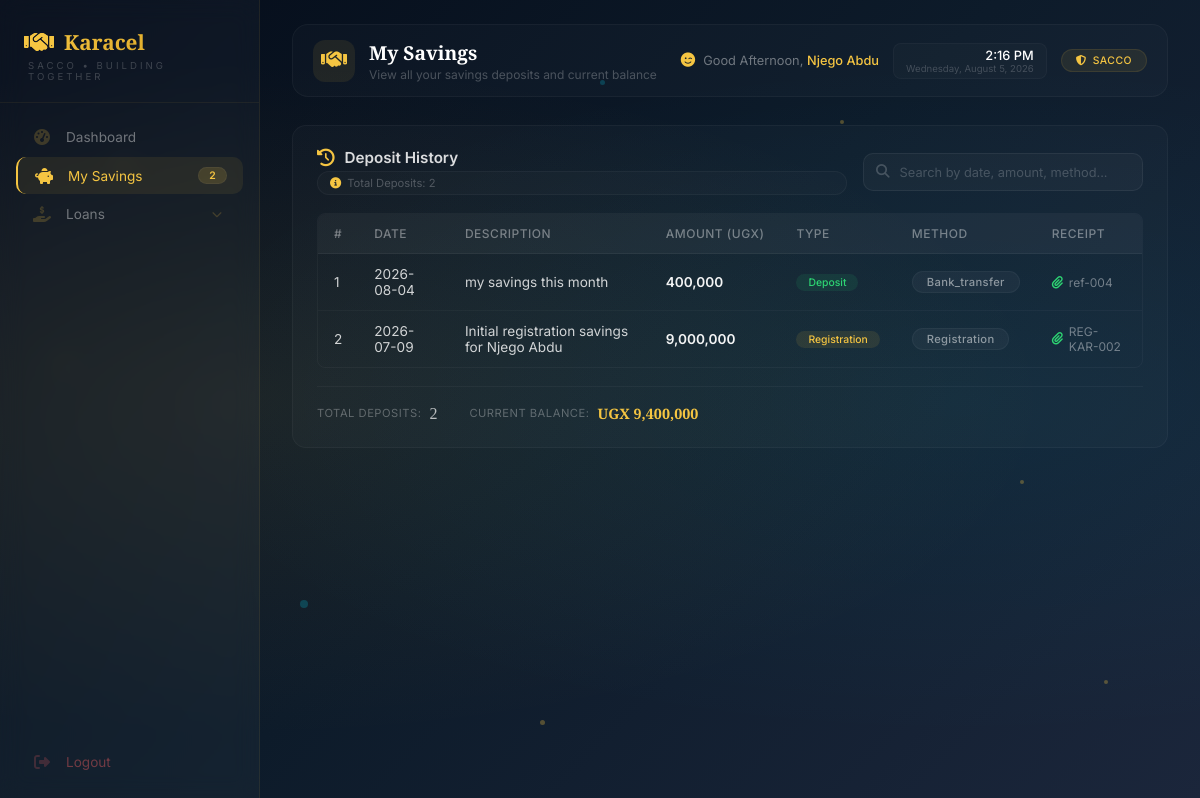
The app's page /member/savings (signed in) with its own data.
### tables this page shows
CREATE TABLE users (
        id INTEGER PRIMARY KEY AUTOINCREMENT,
        full_name TEXT NOT NULL,
        gender TEXT,
        dob TEXT,
        sacco_number TEXT UNIQUE NOT NULL,
        email TEXT,
        phone TEXT,
        address TEXT,
        password TEXT NOT NULL,
        role TEXT DEFAULT 'member',
        status TEXT DEFAULT 'active',
        savings_balance REAL DEFAULT 0,
        next_of_kin_name TEXT,
        relationship TEXT,
        next_of_kin_phone TEXT,
        registration_date TIMESTAMP DEFAULT CURRENT_TIMESTAMP
    );

CREATE TABLE savings_deposits (
            id INTEGER PRIMARY KEY AUTOINCREMENT,
            user_id INTEGER NOT NULL,
            amount REAL NOT NULL,
            deposit_date TEXT NOT NULL,
            payment_method TEXT,
            receipt_number TEXT,
            notes TEXT,
            created_at TIMESTAMP DEFAULT CURRENT_TIMESTAMP,
            FOREIGN KEY (user_id) REFERENCES users(id)
        );

### app.py (the view)
@app.route("/member/savings")
def member_savings():
    if "user_id" not in session:
        return redirect("/login")
    user_id = session["user_id"]
    db = get_db()
    try:
        member = db.execute("SELECT * FROM users WHERE id = ?", (user_id,)).fetchone()
        if not member:
            db.close()
            flash('Member not found', 'danger')
            return redirect(url_for('member_dashboard'))
        savings_deposits = db.execute("""
            SELECT * FROM savings_deposits
            WHERE user_id = ?
            ORDER BY deposit_date DESC, created_at DESC
        """, (user_id,)).fetchall()
        savings_balance = float(member['savings_balance'] or 0)
        total_savings = savings_balance
        db.close()
        return render_template(
            "member/member-savings.html",
            savings_deposits=savings_deposits,
            savings_balance=savings_balance,
            total_savings=total_savings,
            member=member
        )
    except Exception as e:
        db.close()
        flash(f'Error loading savings: {str(e)}', 'danger')
        return redirect(url_for('member_dashboard'))

### app.py (called while the page is built)
def get_db():
    conn = sqlite3.connect("sacco.db")
    conn.row_factory = sqlite3.Row
    return conn

### templates/member/member-savings.html (shortened to what this page needs)
{% extends "member/member-base.html" %}
{% block page_title %}My Savings{% endblock %}
{% block page_subtitle %}View all your savings deposits and current balance{% endblock %}
{% block content %}
{% set savings_deposits = savings_deposits|default([]) %}
{% set savings_balance = savings_balance|default(0) %}
{% set total_savings = total_savings|default(0) %}
    <div class="deposits-table">
        <div class="table-header">
            <div class="table-title-section">
                <div class="table-title">
                    <i class="fas fa-history"></i> Deposit History
                </div>
                <div class="table-subtitle">
                    <span class="info-badge">
                        <i class="fas fa-info-circle"></i>
                        Total Deposits: {{ savings_deposits|length if savings_deposits else 0 }}
                    </span>
                </div>
            </div>
            <div class="search-wrapper">
                <div class="search-box">
                    <i class="fas fa-search search-icon"></i>
                    <input type="text" id="searchInput" placeholder="Search by date, amount, method..." onkeyup="searchTable()">
                </div>
            </div>
        </div>
        <div class="table-wrapper">
            <table class="styled-table" id="savingsTable">
                <thead>
                    <tr>
                        <th>#</th>
                        <th>Date</th>
                        <th>Description</th>
                        <th>Amount (UGX)</th>
                        <th>Type</th>
                        <th>Method</th>
                        <th>Receipt</th>
                    </tr>
                </thead>
                <tbody id="tableBody">
                    {% if savings_deposits and savings_deposits|length > 0 %}
                        {% for deposit in savings_deposits %}
                            <tr>
                                <td>{{ loop.index }}</td>
                                <td>{{ deposit.deposit_date }}</td>
                                <td>{{ deposit.notes or 'Savings Deposit' }}</td>
                                <td><strong>{{ "{:,.0f}".format(deposit.amount) }}</strong></td>
                                <td>
                                    {% if deposit.payment_method == 'registration' %}
                                        <span class="type-badge initial-badge">Registration</span>
                                    {% else %}
                                        <span class="type-badge deposit-badge">Deposit</span>
                                    {% endif %}
                                </td>
                                <td>
                                    <span class="badge">{{ deposit.payment_method|capitalize if deposit.payment_method else 'Cash' }}</span>
                                </td>
                                <td>
                                    {% if deposit.receipt_number %}
                                        <span class="receipt-link" title="Receipt uploaded">
                                            <i class="fas fa-paperclip" style="color: #2ed573;"></i>
                                            {{ deposit.receipt_number }}
                                        </span>
                                    {% else %}
                                        <span style="color: rgba(255,255,255,0.2);">—</span>
                                    {% endif %}
                                </td>
                            </tr>
                        {% endfor %}
                    {% endif %}
                </tbody>
            </table>
        </div>
        <div class="table-footer">
            <div class="footer-stats">
                <div class="footer-stat">
                    <span class="stat-label">Total Deposits:</span>
                    <span class="stat-value">{{ savings_deposits|length if savings_deposits else 0 }}</span>
                </div>
                <div class="footer-stat">
                    <span class="stat-label">Current Balance:</span>
                    <span class="stat-value highlight">UGX {{ "{:,.0f}".format(savings_balance) if savings_balance else '0' }}</span>
                </div>
            </div>
        </div>
    </div>
</div>
{% endblock %}

### templates/member/member-base.html (shortened to what this page needs)
<!DOCTYPE html>
<html lang="en">
<head>
    <link rel="stylesheet" href="https://cdnjs.cloudflare.com/ajax/libs/font-awesome/6.4.0/css/all.min.css">
    <link rel="stylesheet" href="{{ url_for('static', filename='member_dashboard.css') }}">
</head>
<body>
<div class="particles">
    <div class="particle"></div>
    <div class="particle"></div>
    <div class="particle"></div>
    <div class="particle"></div>
    <div class="particle"></div>
    <div class="particle"></div>
    <div class="particle"></div>
    <div class="particle"></div>
</div>
<div class="dashboard-wrapper">
    <aside class="sidebar">
        <div class="sidebar-logo">
            <h2><i class="fas fa-handshake"></i> <span>Karacel</span></h2>
            <p>SACCO • Building Together</p>
        </div>
        <div class="sidebar-nav">
            <a href="{{ url_for('member_dashboard') }}" class="nav-item {% if active_page == 'dashboard' %}active{% endif %}">
                <i class="fas fa-tachometer-alt"></i>
                <span>Dashboard</span>
            </a>
            <a href="{{ url_for('member_savings') }}" class="nav-item {% if active_page == 'savings' %}active{% endif %}">
                <i class="fas fa-piggy-bank"></i>
                <span>My Savings</span>
                <span class="badge">{{ savings_deposits|length if savings_deposits else 0 }}</span>
            </a>
            <div class="nav-dropdown">
                <a href="#" class="nav-item nav-dropdown-toggle" onclick="toggleDropdown(event)">
                    <i class="fas fa-hand-holding-usd"></i>
                    <span>Loans</span>
                    <i class="fas fa-chevron-down"></i>
                </a>
            </div>
            <a href="{{ url_for('logout') }}" class="nav-item logout">
                <i class="fas fa-sign-out-alt"></i>
                <span>Logout</span>
            </a>
        </div>
    </aside>
    <div class="dashboard-container">
        <div class="modern-app-bar">
            <div class="app-bar-left">
                <div class="app-bar-icon">
                    <i class="fas fa-handshake"></i>
                </div>
                <div class="app-bar-title">
                    <h2 id="pageTitle">{% block page_title %}Dashboard{% endblock %}</h2>
                    <p id="pageSubtitle">{% block page_subtitle %}Your SACCO overview{% endblock %}</p>
                </div>
            </div>
            <div class="app-bar-right">
                <div class="greeting-widget">
                    <i class="fas fa-smile-wink"></i>
                    <span class="greeting-text">
                        Good <span id="greetingTime">Evening</span>,
                        <span id="greetingName" class="greeting-name">{{ member.full_name | safe if member else 'Member' }}</span>
                    </span>
                </div>
                <div class="date-widget">
                    <div class="time" id="currentTime">--:-- --</div>
                    <div class="date" id="currentDate">Loading...</div>
                </div>
                <div class="sacco-badge">
                    <i class="fas fa-shield-alt"></i> SACCO
                </div>
            </div>
        </div>
        {% block content %}
        {% endblock %}
    </div>
</body>
</html>
</body>
</html>

### records on screen
users: full_name "Njego Abdu", savings_balance "9,400,000"
savings_deposits: deposit_date "2026-08-04", notes "my savings this month", amount "400,000", shows "Deposit", payment_method "Bank_transfer", receipt_number "ref-004"
savings_deposits: deposit_date "2026-07-09", notes "Initial registration savings for Njego Abdu", amount "9,000,000", shows "Registration", payment_method "Registration", receipt_number "REG-KAR-002"

### other values on screen
{{ savings_deposits|length if savings_deposits else 0 }} "2"
